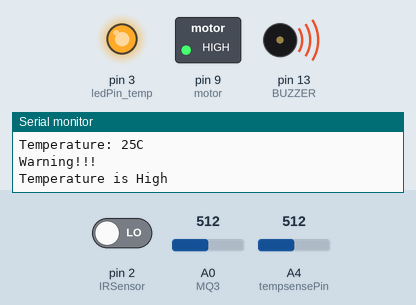
Simulated run of this sketch. Board: Arduino Uno, built with avr-gcc and run on an emulated ATmega328P. Shown: switched loads named in the sketch (green lamp = pin HIGH), output pins drawn as LEDs (lit = HIGH), buzzer (waves = sounding, pin HIGH), the last lines printed to the serial monitor. Inputs (shaded band) come from the test bench; at power-on: A4 (tempsensePin) = 512, A0 (MQ3) = 512, pin 2 (IRSensor) LOW.

Above: at 3.3 s.
3.4 s: A4 (tempsensePin) set to 346
6.7 s: A4 (tempsensePin) set to 316
At 8.3 s:
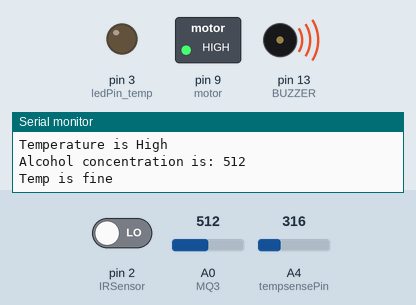
10.0 s: A0 (MQ3) set to 685
13.3 s: A0 (MQ3) set to 707
At 14.9 s:
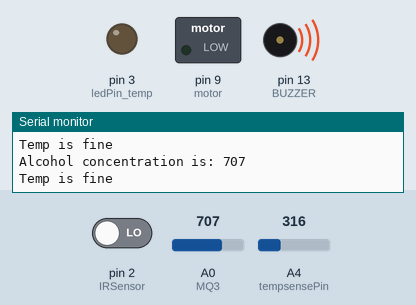
16.6 s: pin 2 (IRSensor) driven HIGH
At 19.6 s:
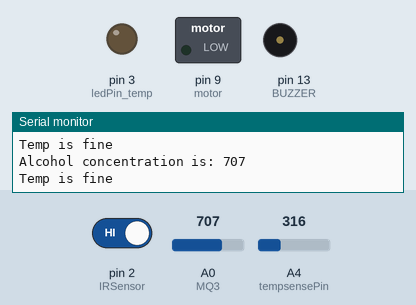
20.5 s: A0 (MQ3) set to 690
At 23.2 s:
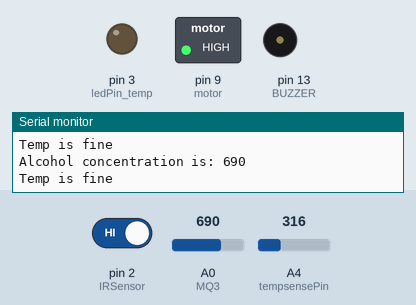
Timing chart, 0 to 24.7 s (numbered marks = the images above; inputs shaded):
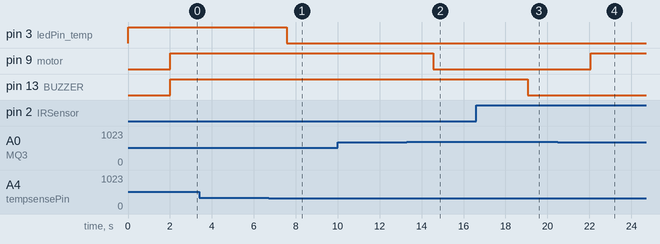

The sketch:

Accident_Prevention_System.ino
```cpp
#include <SoftwareSerial.h>

// Define for temperature sensor
int sensorInput;
int tempsensePin = A4;
int temp;
int ledPin_temp = 3;
int threshold_temperature = 15;

// Define eye blink sensor
int IRSensor = 2;
int BUZZER = 13;

// Define alcohol sensor
const int MQ3 = 0;
const int motor = 9;
int value;

void setup() {
  Serial.begin(9600);

  // Setup for temperature
  pinMode(tempsensePin, INPUT);
  pinMode(sensorInput, INPUT);
  pinMode(ledPin_temp, OUTPUT);

  // Setup for eye blink sensor
  pinMode(IRSensor, INPUT);
  pinMode(BUZZER, OUTPUT);

  // Setup for alcohol sensor
  pinMode(MQ3, INPUT);
  pinMode(motor, OUTPUT);

  digitalWrite(BUZZER, LOW);
  digitalWrite(motor, LOW);
  digitalWrite(ledPin_temp, LOW);
}

void loop() {
  // Temperature sensor detection and prevention by red light
  sensorInput = analogRead(A4);
  temp = sensorInput * 0.048828125;

  // Eye blink sensor detection
  int statusSensor = digitalRead(IRSensor);

  // Alcohol sensor detection
  value = analogRead(MQ3);
  Serial.print("Alcohol concentration is: ");
  Serial.println(value);

  // Temperature check
  if (temp > threshold_temperature) {
    digitalWrite(ledPin_temp, HIGH);
    Serial.print("Temperature: ");
    Serial.print(temp);
    Serial.println("C");
    Serial.println();
    Serial.println("Warning!!!");
    Serial.println("Temperature is High");
    delay(2000);
  } else {
    digitalWrite(ledPin_temp, LOW);
    Serial.println("Temp is fine");
    delay(1000);
  }

  // Eye blink check
  if (statusSensor == 1) {
    digitalWrite(BUZZER, LOW);
  } else {
    digitalWrite(BUZZER, HIGH);
  }

  // Alcohol check
  if (value > 700) {
    digitalWrite(motor, LOW);
  } else {
    digitalWrite(motor, HIGH);
  }

  delay(500);
}
```

Measured:
- the behaviour switches between 328 and 327 on A4 (tempsensePin) (found by bisection; images 0 and 1)
- the behaviour switches between 700 and 701 on A0 (MQ3) (found by bisection; images 1 and 2)
- after the input at 6.7 s, pin 3 (ledPin_temp): HIGH → LOW after 0.86 s
- after the input at 13.3 s, pin 9 (motor): HIGH → LOW after 1.3 s
- after the input at 16.6 s, pin 13 (BUZZER): HIGH → LOW after 2.5 s
- after the input at 20.5 s, pin 9 (motor): LOW → HIGH after 1.6 s
